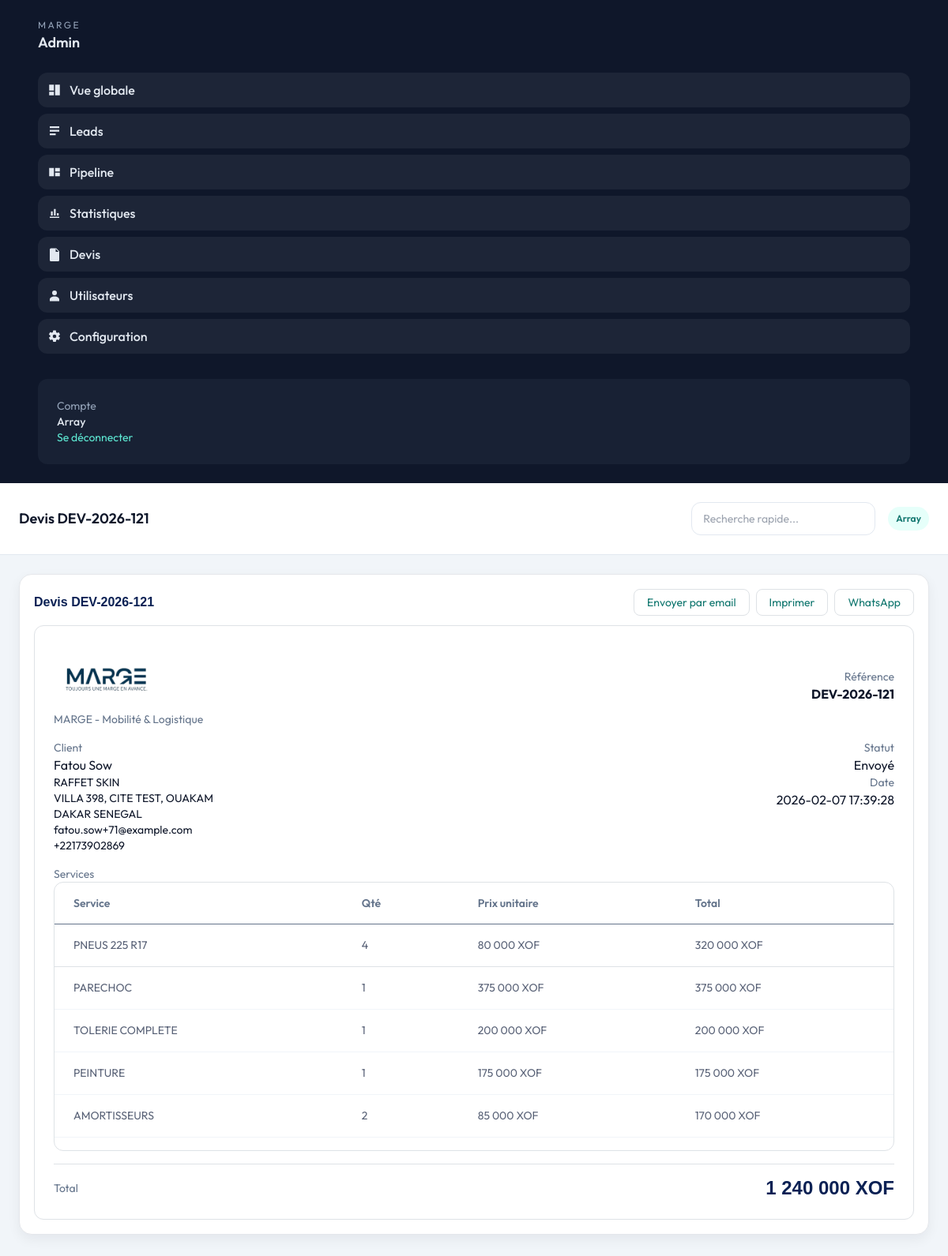
The app's page /dashboard/devis/view.php?id=3 (signed in) with its own data.
### tables this page shows
CREATE TABLE devis (
            id INTEGER PRIMARY KEY AUTOINCREMENT,
            lead_id INTEGER NOT NULL,
            reference TEXT NOT NULL,
            amount REAL NOT NULL DEFAULT 0,
            currency TEXT NOT NULL DEFAULT "XOF",
            status TEXT NOT NULL DEFAULT "Brouillon",
            notes TEXT,
            created_at TEXT NOT NULL,
            updated_at TEXT NOT NULL
        , description TEXT, client_name TEXT, client_email TEXT, client_phone TEXT, client_company TEXT, client_address TEXT, client_city TEXT, client_country TEXT, archived_at TEXT);

CREATE TABLE devis_items (
            id INTEGER PRIMARY KEY AUTOINCREMENT,
            devis_id INTEGER NOT NULL,
            label TEXT NOT NULL,
            quantity REAL NOT NULL DEFAULT 1,
            unit_price REAL NOT NULL DEFAULT 0,
            total REAL NOT NULL DEFAULT 0,
            created_at TEXT NOT NULL
        );

### dashboard/_inc/auth.php (called while the page is built, shortened)
<?php
function current_user(): string {
  return (string)($_SESSION['admin_user'] ?? '');
}

### dashboard/devis/view.php (the view, shortened to what this page needs)
<?php
require_once __DIR__ . '/../_inc/auth.php';
require_once __DIR__ . '/../_inc/layout.php';
$pdo = db();
$id = (int)($_GET['id'] ?? 0);
$stmt = $pdo->prepare('SELECT d.*, l.name AS lead_name, l.email AS lead_email, l.phone AS lead_phone, l.status AS lead_status FROM devis d LEFT JOIN leads l ON l.id = d.lead_id WHERE d.id = :id');
$stmt->execute([':id' => $id]);
$devis = $stmt->fetch();
$itemStmt = $pdo->prepare('SELECT * FROM devis_items WHERE devis_id = :id ORDER BY id ASC');
$itemStmt->execute([':id' => $id]);
$items = $itemStmt->fetchAll();
$total = 0.0;
if ($items) {
  foreach ($items as $it) {
    $total += (float)$it['total'];
  }
} else {
  $total = (float)$devis['amount'];
}
render_header('Devis ' . $devis['reference']);
?>
<div class="admin-card print-area">
  <div class="admin-section-title no-print">
    <h5>Devis <?php echo htmlspecialchars($devis['reference']); ?></h5>
    <div class="d-flex gap-2">
      <a class="px-3 py-1.5 rounded-lg border border-teal-200 text-teal-700 text-sm hover:bg-teal-50" href="/dashboard/devis/view.php?id=<?php echo $id; ?>&action=send">Envoyer par email</a>
      <a class="px-3 py-1.5 rounded-lg border border-teal-200 text-teal-700 text-sm hover:bg-teal-50" href="/dashboard/devis/view.php?id=<?php echo $id; ?>&action=print" target="_blank">Imprimer</a>
      <a class="px-3 py-1.5 rounded-lg border border-teal-200 text-teal-700 text-sm hover:bg-teal-50" href="/dashboard/devis/view.php?id=<?php echo $id; ?>&action=whatsapp" target="_blank">WhatsApp</a>
    </div>
  </div>
  <div class="p-4 border border-slate-200 rounded-xl bg-white">
    <div class="d-flex justify-content-between align-items-center mb-3">
      <div>
        <img src="/img/logo-marge.png" alt="MARGE" style="height:84px;">
        <div class="text-sm text-slate-500">MARGE - Mobilité & Logistique</div>
      </div>
      <div class="text-end">
        <div class="text-sm text-slate-500">Référence</div>
        <div class="fw-bold"><?php echo htmlspecialchars($devis['reference']); ?></div>
      </div>
    </div>
    <div class="row g-3 mb-3">
      <div class="col-md-6">
        <div class="text-sm text-slate-500">Client</div>
        <div class="fw-semibold"><?php echo htmlspecialchars($devis['client_name'] ?: $devis['lead_name']); ?></div>
        <div class="text-sm"><?php echo htmlspecialchars($devis['client_company']); ?></div>
        <div class="text-sm"><?php echo htmlspecialchars($devis['client_address']); ?></div>
        <div class="text-sm"><?php echo htmlspecialchars($devis['client_city']); ?> <?php echo htmlspecialchars($devis['client_country']); ?></div>
        <div class="text-sm"><?php echo htmlspecialchars($devis['client_email'] ?: $devis['lead_email']); ?></div>
        <div class="text-sm"><?php echo htmlspecialchars($devis['client_phone'] ?: $devis['lead_phone']); ?></div>
      </div>
      <div class="col-md-6 text-md-end">
        <div class="text-sm text-slate-500">Statut</div>
        <div class="fw-semibold"><?php echo htmlspecialchars($devis['status']); ?></div>
        <div class="text-sm text-slate-500">Date</div>
        <div><?php echo htmlspecialchars($devis['created_at']); ?></div>
      </div>
    </div>
    <div class="mb-3">
      <div class="text-sm text-slate-500">Services</div>
      <div class="overflow-hidden rounded-xl border border-slate-200 bg-white">
        <div class="max-w-full overflow-x-auto">
          <table class="table admin-table min-w-[700px]">
            <thead>
              <tr>
                <th class="px-4 py-3 text-start text-slate-500 text-sm">Service</th>
                <th class="px-4 py-3 text-start text-slate-500 text-sm">Qté</th>
                <th class="px-4 py-3 text-start text-slate-500 text-sm">Prix unitaire</th>
                <th class="px-4 py-3 text-start text-slate-500 text-sm">Total</th>
              </tr>
            </thead>
            <tbody class="divide-y divide-slate-100">
              <?php foreach ($items as $it): ?>
                <tr>
                  <td class="px-4 py-3"><?php echo htmlspecialchars($it['label']); ?></td>
                  <td class="px-4 py-3"><?php echo htmlspecialchars((string)$it['quantity']); ?></td>
                  <td class="px-4 py-3"><?php echo number_format((float)$it['unit_price'], 0, ',', ' '); ?> <?php echo htmlspecialchars($devis['currency']); ?></td>
                  <td class="px-4 py-3"><?php echo number_format((float)$it['total'], 0, ',', ' '); ?> <?php echo htmlspecialchars($devis['currency']); ?></td>
                </tr>
              <?php endforeach; ?>
            </tbody>
          </table>
        </div>
      </div>
    </div>
    <div class="d-flex justify-content-between align-items-center border-top pt-3">
      <div class="text-sm text-slate-500">Total</div>
      <div class="h4 mb-0"><?php echo number_format($total, 0, ',', ' '); ?> <?php echo htmlspecialchars($devis['currency']); ?></div>
    </div>
  </div>
</div>
<?php render_footer(); ?>

### dashboard/_inc/layout.php (shortened to what this page needs)
<?php
require_once __DIR__ . '/auth.php';
function render_header(string $title = 'Dashboard'): void {
  $user = htmlspecialchars(current_user());
  echo '<!DOCTYPE html>';
  echo '<html lang="fr">';
  echo '<head>';
  echo '  <script src="https://cdn.tailwindcss.com"></script>';
  echo '  <link href="/css/bootstrap.min.css" rel="stylesheet">';
  echo '  <link href="/dashboard/assets/admin.css" rel="stylesheet">';
  echo '</head>';
  echo '<body class="font-outfit bg-slate-100 text-slate-900">';
  echo '  <div class="min-h-screen xl:flex">';
  echo '    <aside class="w-full xl:w-[280px] bg-slate-900 text-slate-200 px-5 py-6">';
  echo '      <div class="mb-6">';
  echo '        <div class="text-xs uppercase tracking-[0.2em] text-slate-400">MARGE</div>';
  echo '        <div class="text-lg font-semibold">Admin</div>';
  echo '      </div>';
  echo '      <nav class="space-y-2">';
  echo '        <a href="/dashboard/index.php" class="ta-nav">';
  echo '          <svg viewBox="0 0 24 24" class="ta-nav-icon"><path d="M3 13h8V3H3v10zm10 8h8V3h-8v18zM3 21h8v-6H3v6z"/></svg>';
  echo '          <span>Vue globale</span>';
  echo '        </a>';
  echo '        <a href="/dashboard/leads/list.php" class="ta-nav">';
  echo '          <svg viewBox="0 0 24 24" class="ta-nav-icon"><path d="M4 4h16v3H4V4zm0 6h16v3H4v-3zm0 6h10v3H4v-3z"/></svg>';
  echo '          <span>Leads</span>';
  echo '        </a>';
  echo '        <a href="/dashboard/kanban.php" class="ta-nav">';
  echo '          <svg viewBox="0 0 24 24" class="ta-nav-icon"><path d="M3 5h8v14H3V5zm10 0h8v6h-8V5zm0 8h8v6h-8v-6z"/></svg>';
  echo '          <span>Pipeline</span>';
  echo '        </a>';
  echo '        <a href="/dashboard/stats/index.php" class="ta-nav">';
  echo '          <svg viewBox="0 0 24 24" class="ta-nav-icon"><path d="M4 20h16v-2H4v2zM6 9h3v7H6V9zm5-4h3v11h-3V5zm5 7h3v4h-3v-4z"/></svg>';
  echo '          <span>Statistiques</span>';
  echo '        </a>';
  echo '        <a href="/dashboard/devis/list.php" class="ta-nav">';
  echo '          <svg viewBox="0 0 24 24" class="ta-nav-icon"><path d="M6 2h9l5 5v15a2 2 0 0 1-2 2H6a2 2 0 0 1-2-2V4a2 2 0 0 1 2-2zm8 1v5h5"/></svg>';
  echo '          <span>Devis</span>';
  echo '        </a>';
  echo '        <a href="/dashboard/settings/users.php" class="ta-nav">';
  echo '          <svg viewBox="0 0 24 24" class="ta-nav-icon"><path d="M12 12a4 4 0 1 0-0.001-8.001A4 4 0 0 0 12 12zm0 2c-4.418 0-8 2.239-8 5v3h16v-3c0-2.761-3.582-5-8-5z"/></svg>';
  echo '          <span>Utilisateurs</span>';
  echo '        </a>';
  echo '        <a href="/dashboard/settings/config.php" class="ta-nav">';
  echo '          <span>Configuration</span>';
  echo '        </a>';
  echo '      </nav>';
  echo '      <div class="mt-8 p-4 rounded-xl bg-slate-800/60 text-sm">';
  echo '        <div class="text-slate-400">Compte</div>';
  echo '        <div class="font-medium">' . $user . '</div>';
  echo '        <a class="text-teal-300 text-sm" href="/dashboard/logout.php">Se d&eacute;connecter</a>';
  echo '      </div>';
  echo '    </aside>';
  echo '    <div class="flex-1">';
  echo '      <header class="sticky top-0 z-40 bg-white border-b border-slate-200">';
  echo '        <div class="flex flex-col gap-3 px-6 py-4 lg:flex-row lg:items-center lg:justify-between">';
  echo '          <div class="text-lg font-semibold">' . htmlspecialchars($title) . '</div>';
  echo '          <div class="flex items-center gap-3">';
  echo '            <form class="relative" action="/dashboard/leads/list.php" method="get" data-quick-search="1">';
  echo '              <input type="text" name="q" id="quickSearchInput" placeholder="Recherche rapide..." class="ta-input" autocomplete="off" />';
  echo '            </form>';
  echo '            <div class="ta-user-chip">' . $user . '</div>';
  echo '          </div>';
  echo '        </div>';
  echo '      </header>';
  echo '      <main class="p-6 max-w-screen-2xl">';
}
function render_footer(): void {
  echo '      </main>';
  echo '    </div>';
  echo '  </div>';
  echo '</body>';
  echo '</html>';
}

### dashboard/assets/admin.css (style rules this page uses)
.font-outfit { font-family: "Outfit", "Segoe UI", system-ui, sans-serif; }
.ta-nav { display: flex; align-items: center; gap: 10px; padding: 10px 12px; border-radius: 12px; background: rgba(255,255,255,0.06); color: #e2e8f0; font-weight: 500; text-decoration: none; }
.ta-nav-icon { width: 18px; height: 18px; fill: currentColor; }
.ta-input { height: 42px; border-radius: 12px; border: 1px solid #e2e8f0; padding: 0 14px; font-size: 14px; }
.ta-user-chip { background: #e6fffa; color: #0f766e; font-size: 12px; font-weight: 600; padding: 6px 10px; border-radius: 999px; }
.admin-card { background: #fff; border: 1px solid #e5e7eb; border-radius: 16px; padding: 18px; margin-bottom: 18px; box-shadow: 0 6px 16px rgba(15, 23, 42, 0.06); }
.admin-section-title { display: flex; align-items: center; justify-content: space-between; margin-bottom: 12px; }
.admin-section-title h5 { margin: 0; font-size: 16px; font-weight: 600; }
.admin-table th, .admin-table td { vertical-align: middle; font-size: 14px; }
.admin-table thead th { color: var(--muted); font-weight: 600; }
.admin-table { width: 100%; border-collapse: collapse; }

### records on screen
devis: reference "DEV-2026-121", client_name "Fatou Sow", client_company "RAFFET SKIN", client_address "VILLA 398, CITE TEST, OUAKAM", client_city "DAKAR", client_country "SENEGAL", client_email "fatou.sow+71@example.com", client_phone "+22173902869", status "Envoyé", created_at "2026-02-07 17:39:28", currency "XOF"
devis_items: label "PNEUS 225 R17", quantity "4", unit_price "80 000", devis.currency "XOF", total "320 000"
devis_items: label "PARECHOC", quantity "1", unit_price "375 000", devis.currency "XOF", total "375 000"
devis_items: label "TOLERIE COMPLETE", quantity "1", unit_price "200 000", devis.currency "XOF", total "200 000"
devis_items: label "PEINTURE", quantity "1", unit_price "175 000", devis.currency "XOF", total "175 000"
devis_items: label "AMORTISSEURS", quantity "2", unit_price "85 000", devis.currency "XOF", total "170 000"

### other values on screen
$user "Array"
$title "Devis DEV-2026-121"
$total "1 240 000"
